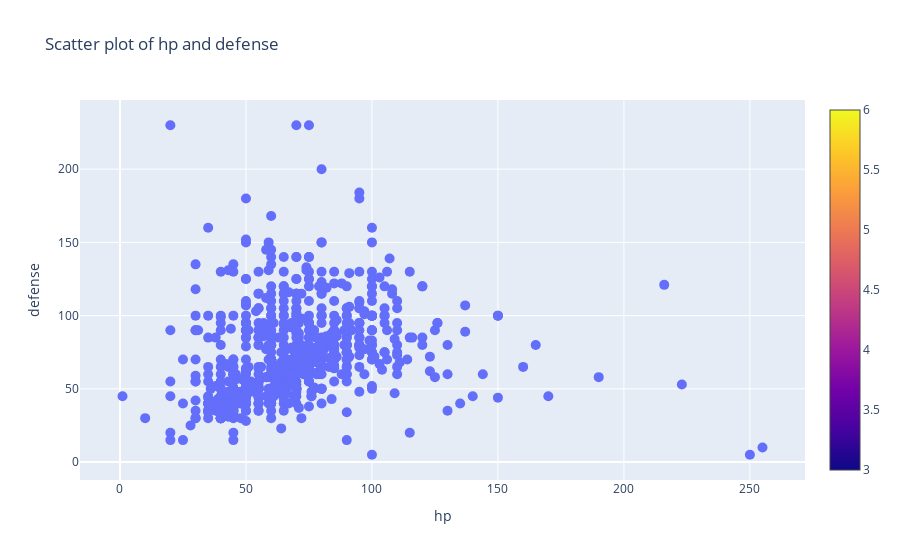

Notebook code cell kept with this figure:
### Code cell
def stat_correlation(stat1, stat2):
    data = go.Scatter(
        # TODO: Which is x?
        x=pokemon[stat1],

        # TODO: Which is y?
        y=pokemon[stat2],

        # TODO: lines, markers, or text
        mode='markers',
        marker=dict(
            size=10,
            # TODO: See Color Schemes PNG
            # colorscale='Viridis',

            # TODO: Color by third stat in scale?
            # color=pokemon["speed"],

            # TODO: How would you take this third stat as a function input?

            # TODO: Specify marker color
            # color=color_list,

            showscale=True
        ),
        text=pokemon['name']
    )

    layout = go.Layout(
        xaxis=dict(
            title=stat1
        ),
        yaxis=dict(
            title=stat2
        ),
        # TODO: How could we capitalize these?

        showlegend=False,
        title="Scatter plot of {} and {}".format(stat1, stat2)
        # TODO: Same here?
    )

    correlation_stats = go.Figure(data=[data], layout=layout)
    return correlation_stats


iplot(stat_correlation('hp', 'defense'), filename='Stats Correlation')

# TODO: How do we compare different stats?

### Figure 1 — Plotly figure (JSON) as saved in the notebook; plotly's stock layout.template omitted (floating-point values rounded to 4 significant figures; data arrays with more than 128 entries replaced by an {"elided": "..."} marker saying what was removed)
{"data": [{"marker": {"showscale": true, "size": 10}, "mode": "markers", "text": {"elided": "801 str values"}, "type": "scatter", "x": {"elided": "801 int values"}, "y": {"elided": "801 int values"}}], "layout": {"showlegend": false, "title": {"text": "Scatter plot of hp and defense"}, "xaxis": {"title": {"text": "hp"}}, "yaxis": {"title": {"text": "defense"}}}}
